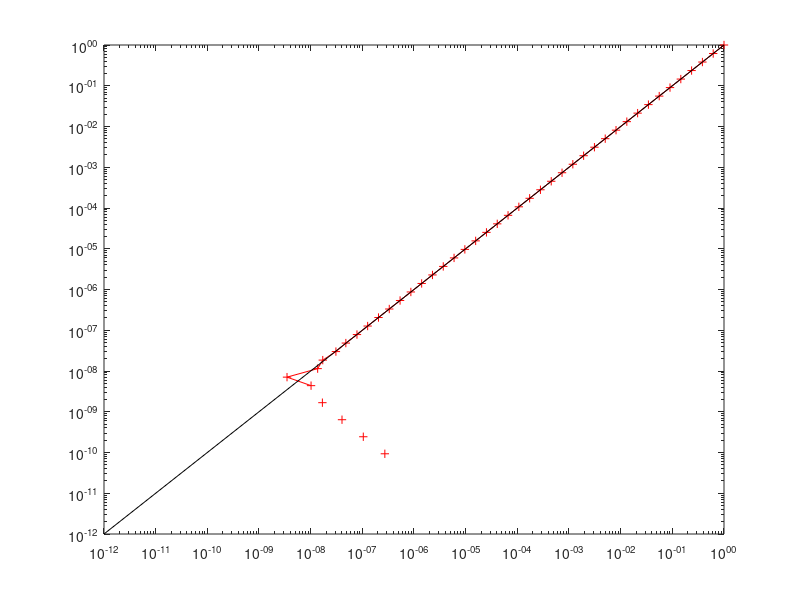

Reproduce this figure in MATLAB.
% Computes the Golden Mean relationship via recurrent and powerlaw
% approaches. First, both methods are initialized, then computation takes
% place. Finally, results are compared in a parity plot.

% Method 1, init array
m1(1) = 1;
m1(2) = 2/(1+sqrt(5));

% Method 2, init array
m2 = m1

for i = 3:50
    m1(i) = m1(i-2) - m1(i-1);
    m2(i) = ((1+sqrt(5))/2)^(-(i-1));
end

% Parity plot
loglog(m1,m2,'+-r',[1e-12 1], [1e-12 1], '-k')



